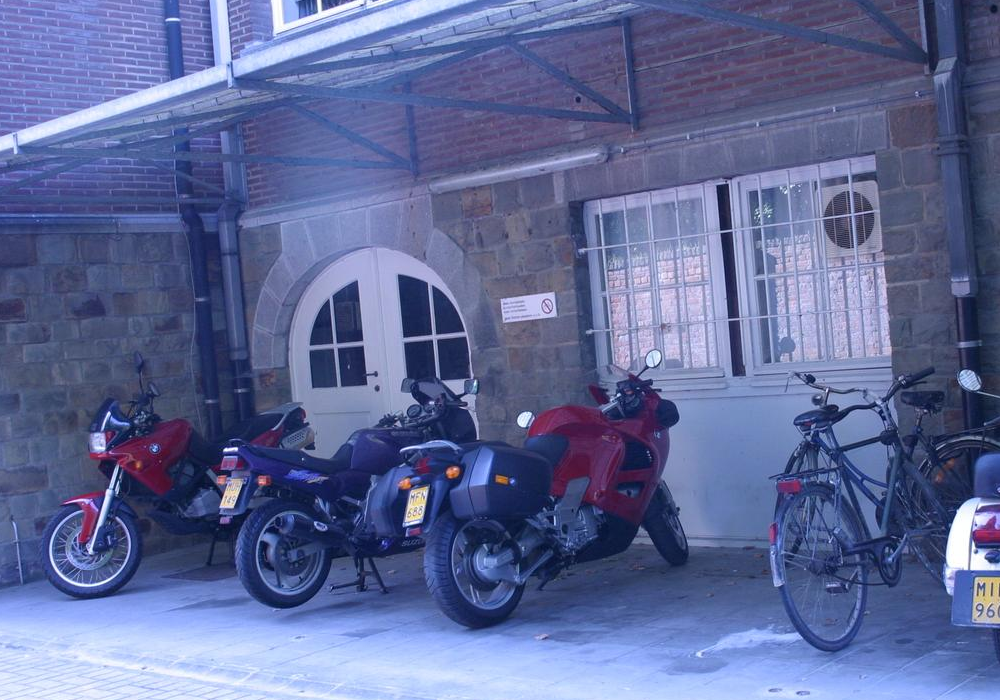
%> input picture Assignment#2/Assignment#2/datasets/bikes/img1.ppm, 1000 x 700 px; its folder holds only this picture in this run
$ octave HarrisScript.m   (GNU Octave 9; MATLAB toolbox functions it lacks are replaced by stand-ins)
%> lines starting %> are read from the running program, lines starting %| are printed output that depends on the picture
### Assignment#2/Assignment#2/matlab/ImageFilter.m
function [img1] = ImageFilter(img0, k)

%verificar se o kernel é separáv
[U,D,V] =svd(k);

a=0;
for i=1:1:size(D,1)
    for j=1:1:size(D,2)
        if D(i,j) ~= 0 && D(i,j) >= 0.00001
            a = a+1;
        end
    end
end

if a>1
    disp("O kernel não é separável");
    return
end

%Separar o kernel
v = sqrt(D(1,1))*U(:,1);
h = sqrt(D(1,1))*V(:,1)';

%Aumentar a imagem
imgpad = padarray(img0,[floor(size(k,1)/2) floor(size(k,2)/2)],'replicate','both');

%Convolução vertical
vpad = repmat(v,1,size(imgpad,2));

imgcv = zeros(size(img0,1),size(imgpad,2));
for m=1:1:size(img0,1)
    cv = vpad.*imgpad(m:m+size(vpad,1)-1,:);
    imgcv(m,:) = sum(cv);
end

%Convolução horizontal
hpad = repmat(h,size(imgcv,1),1);

imgch = zeros(size(img0,1),size(img0,2));
for n=1:1:size(img0,2)
    ch = hpad.*imgcv(:,n:n+size(hpad,2)-1);
    imgch(:,n) = sum(ch,2);
end

img1 = imgch;
end

### Assignment#2/Assignment#2/matlab/HarrisCorner.m
function [Pts] = HarrisCorner(img0,thresh,sigma_d,sigma_i,NMS_size)
%Your implemention

%Data stucture pts
Pts.x = [];
Pts.y = [];

%hsize = 2*ceil(3*sigma_d)+1; %Calculates the filter size
%hsize1 = 2*ceil(3*sigma_i)+1; %Calculates the filter size
Gauss = fspecial('gaussian',7,sigma_d); %Generates the filter
Gauss1 = fspecial('gaussian',13,sigma_i); %Generates the filter

%img1 = ImageFilter(img0,Gauss); %Smooths the image with gaussian filter

%Sobel filter for the gradients
Sobelx = fspecial('sobel');
Sobely = Sobelx';

%Convolution of the sobel masks
Gaussdx = ImageFilter(Gauss,Sobelx);
Gaussdy = ImageFilter(Gauss,Sobely);

%Gets the derivatives
Gx = ImageFilter(img0,Gaussdx);
Gy = ImageFilter(img0,Gaussdy);

%h1 = sum(imgx.*imgx);
%h2 = sum(h1)

h1 = ImageFilter(Gx.^2,Gauss1);
h2 = ImageFilter(Gy.^2, Gauss1);
h3 = ImageFilter(Gx.*Gy, Gauss1);

%H = [sum(h1) sum(h3); sum(h3) sum(h2)];

%c = det(H)-0.1*(trace(H)).^2;
c = h1.*h2-(h3).^2-0.1.*(h1+h2).^2;
%thresh=0.05*max(c,[],'all');
%thresh = 0.02;
c(c < thresh*max(max(c))) = 0;

[x,~]=find(c); %returns the number of non-zero entries
for i=1:numel(x)
    Cnew = sort(c(:),"descend");
    Chigh=Cnew(1);

    if Chigh == 0
        break
    end

    [xh,yh]=find(c == Chigh,1);

    %Suppression of close lines
    %Low x limit, if the actual x-N is lower than 1, it means that the
    %neighbor size doesn't fit the image.
    lowLimitX = max([xh-NMS_size 1]);
    highLimitX = min([xh+NMS_size size(c,1)]);
    lowLimitY = max([yh-NMS_size 1]);
    highLimitY = min([yh+NMS_size size(c,2)]);
    c(lowLimitX:highLimitX,lowLimitY:highLimitY) = 0;

    %Saves the pair of points
    Pts.x = [Pts.x;xh];
    Pts.y = [Pts.y;yh];
end

figure();
imshow(img0,[]);
hold on
scatter(Pts.y,Pts.x,100,'r','+')

end


### Assignment#2/Assignment#2/matlab/KeypointsDetection.m
function [Pts] = KeypointsDetection(img0,Pts)

    %Data stucture pts
    Pts.s = [];
    Pts.o = [];

    %scale
    sigma0 = .25;

    %multi-scale pyramid
    for j = 1:6
        sigma(j) = 2^j * sigma0; %Obtain the different sigmas through the pyramid
        H = -sigma(j)^2*fspecial('log',2*ceil(3*sigma(j))+1,sigma(j)); %obtain the log kernel
        G(:,:,j) = conv2(img0,H,'same'); %Apply the log kernel to the image
        %figure(4);
        %subplot(3,2,j);imshow(G(:,:,j),[]);
    end

    for i = 1:size(Pts.x,1)
        L(i,1:6) = abs(G(Pts.x(i),Pts.y(i),:));
    end

    maximo = max(L');

    for i = 1:size(maximo,2)
        [~,r] = find(L == maximo(i));
        sigma = 2*r*sigma0;
        Pts.s = [Pts.s;sigma];
    end

    %Orientation
    Gauss = fspecial('Gauss',13,2);
    Sobel_x = fspecial('sobel');
    Sobel_y = Sobel_x';

    img1 = ImageFilter(img0,Gauss);

    %computing the gradient with Sobel
    Gx = ImageFilter(img1,Sobel_x);
    Gy = ImageFilter(img1,Sobel_y);
    Gori = rad2deg(atan2(Gy,Gx)); %use angle of the gradient as orientation


    for m = 1:size(Pts.x,1)
        Pts.o = [Pts.o; Gori(Pts.x(m),Pts.y(m))];
    end

    %Draw Key Points
    %figure();
    %imshow(img0,[]);
    %hold on

    for n = 1:size(Pts.x,1)
        drawSquare(Pts.y(n),Pts.x(n),2*sqrt(2)*Pts.s(n),Pts.o(n));
    end

    hold off

end


### Assignment#2/Assignment#2/matlab/HarrisScript.m
clear;
close all;

datadir     = '../datasets/bikes';    %the directory containing the images
resultsdir  = '../results'; %the directory for dumping results

%parameters
sigma_d  = 1;                  % Recommended. Adjust if needed.
sigma_i  = 2;                  % Recommended. Adjust if needed.
Tresh_R = 0.02;                   % Set as example. Adjust if needed.
NMS_size = 10;                 % Recommended. Adjust if needed.
Patchsize  = 40;               % Set as example. Will depends on the scale.
Tresh_Metric = 10 ;            % Set as example. Minimum distance metric error for matching
Descriptor_type  = 'SIMPLE';   % SIMPLE -> Simple 5x5 patch ; S-MOPS -> Simplified MOPS
Metric_type = 'RATIO';           % RATIO -> Ratio test ; SSD -> Sum Square Distance

Min_Query_features = 50;  % minimum number of 50 Harris points in Query image
%end of parameters7

%----------------------------------------------------------------------------

% Read list of Files with Homography matrices
list = dir(sprintf('%s/*.txt',datadir));

% Read QUERY Image - IMAGE 1
imglist = dir(sprintf('%s/*.ppm', datadir));
[path1, imgname1, dummy1] = fileparts(imglist(1).name);
img1 = imread(sprintf('%s/%s', datadir, imglist(1).name));
%> img1 is the input picture: size 700x1000x3 uint8; mean R, G, B 94.9, 105.1, 151.7

if (ndims(img1) == 3)
        img1 = rgb2gray(img1);
%> img1: size 700x1000 uint8
end

img1 = double(img1) / 255;
%> img1: size 700x1000 double

% Detect Harris Corners %
Pts_1 = HarrisCorner(img1,Tresh_R,sigma_d,sigma_i,NMS_size);
%> after the loop in ImageFilter (call 6), `for n=1:1:size(img0,2)`:
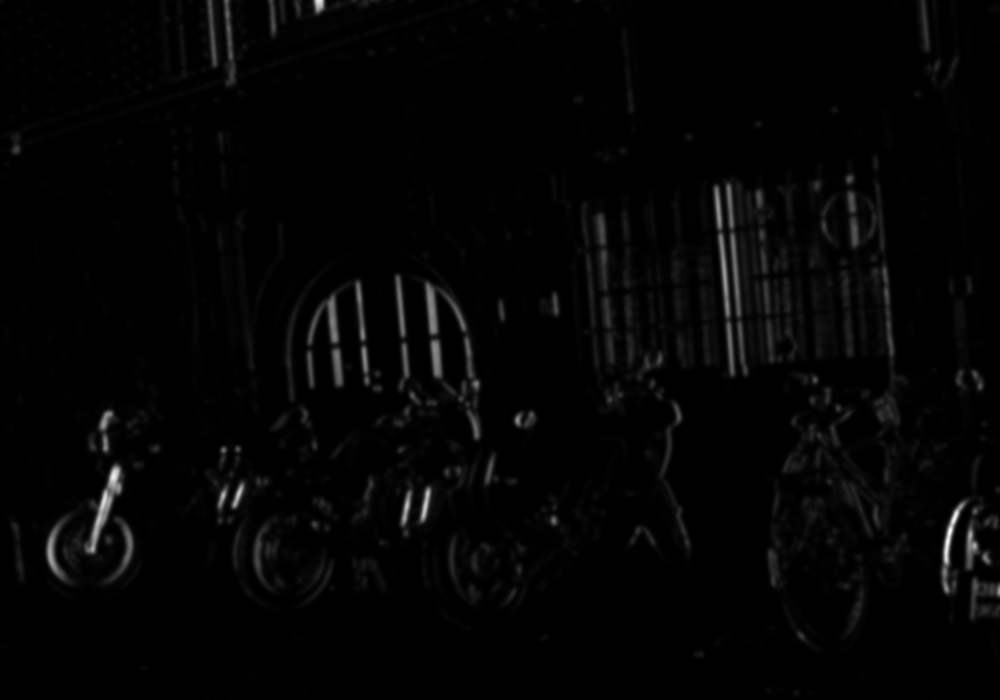
%> imgch: size 700x1000 double; min 1.02e-06, max 1.45, mean 0.0263; drawn with min black and max white
%> after the loop in ImageFilter (call 7), `for m=1:1:size(img0,1)`:
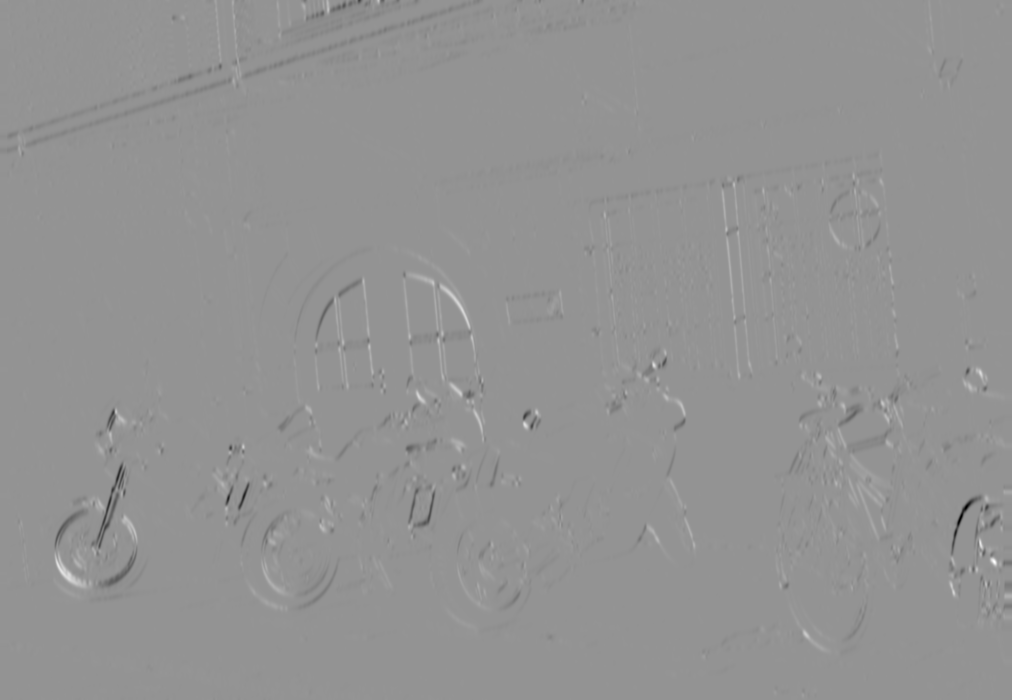
%> imgcv: size 700x1012 double; min -1.05, max 0.761, mean -0.0021; drawn with min black and max white
%> in HarrisCorner, `[x,~]=find(c);`: x = 6354 values from 1 to 695
%> the loop in HarrisCorner, `for i=1:numel(x)` made 184 passes
%> (Chigh, xh, yh, lowLimitX, highLimitX, lowLimitY, highLimitY) on passes 13 to 15: (0.0639, 414, 530, 404, 424, 520, 540), (0.062, 395, 620, 385, 405, 610, 630), (0.0615, 368, 648, 358, 378, 638, 658)
%> after the loop in HarrisCorner, `for i=1:numel(x)`: c: size 700x1000 double; every value is 0
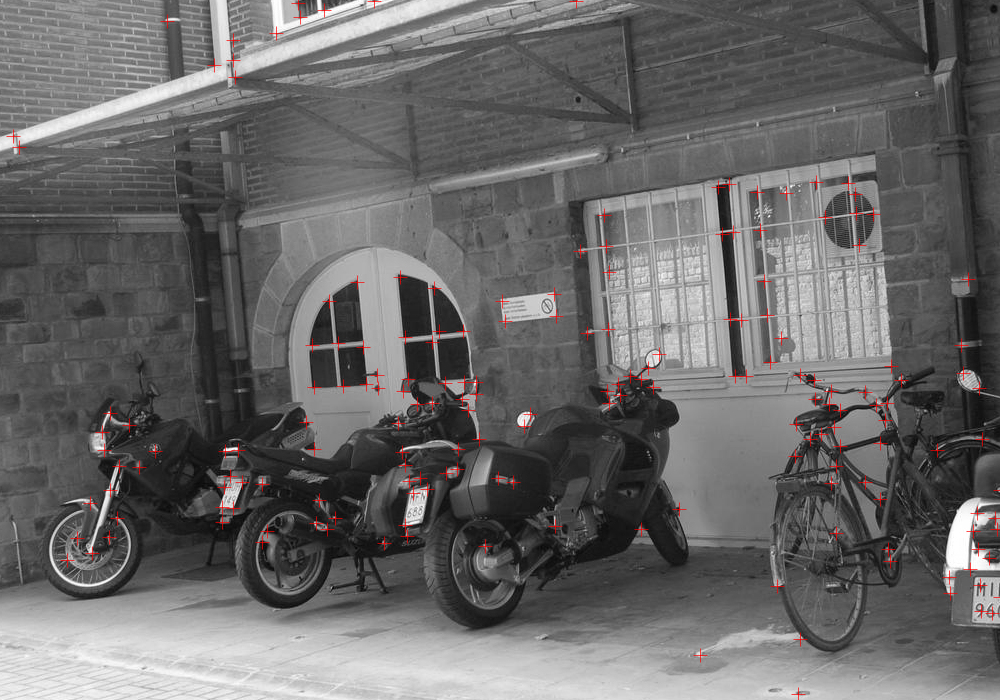
%> figure redrawn from the program's plot data
% Detect Keypoints
Pts_N1 = KeypointsDetection(img1,Pts_1);
%> after the loop in KeypointsDetection, `for j = 1:6`: sigma = [0.5 1 2 4 8 16]
%> after the loop in KeypointsDetection, `for i = 1:size(Pts.x,1)`: L = 183 rows, first 8: [0.252 0.281 0.289 0.136 0.0927 0.0265; 0.232 0.182 0.234 0.128 0.0958 0.0374; 0.297 0.26 0.227 0.113 0.0346 0.00623; 0.0907 0.00537 0.0888 0.0753 0.0674 0.155; 0.166 0.178 0.175 0.0488 0.201 0.0927; 0.0219 0.0952 0.182 0.0905 0.0599 0.0379; 0.18 0.132 0.0388 0.00782 0.00488 0.232; 0.0165 0.104 0.235 0.143 0.0465 0.0247]
%> in KeypointsDetection, `maximo = max(L');`: maximo = 183 values, max 0.336 at index 10, min 0.0633 at index 33, mean 0.167
%> the loop in KeypointsDetection, `for i = 1:size(maximo,2)` made 183 passes
%> (r, sigma) on passes 14 to 16: (2, 1), (3, 1.5), (1, 0.5)
%> after the loop in ImageFilter (call 8), `for m=1:1:size(img0,1)`:
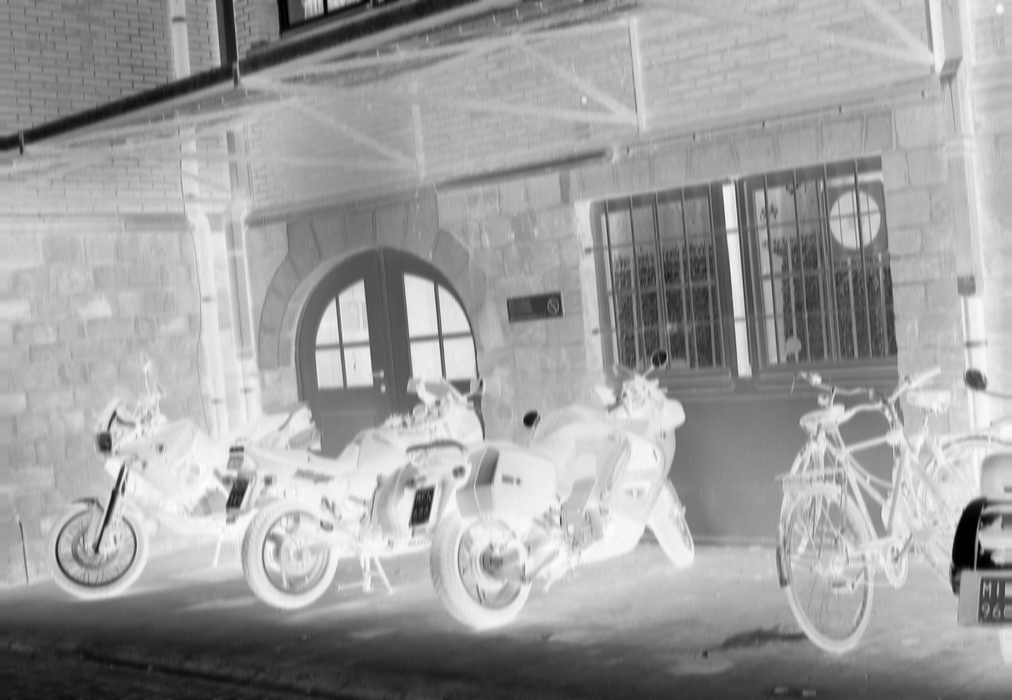
%> imgcv: size 700x1012 double; min -1, max -0.073, mean -0.421; drawn with min black and max white
%> after the loop in ImageFilter (call 9), `for m=1:1:size(img0,1)`:
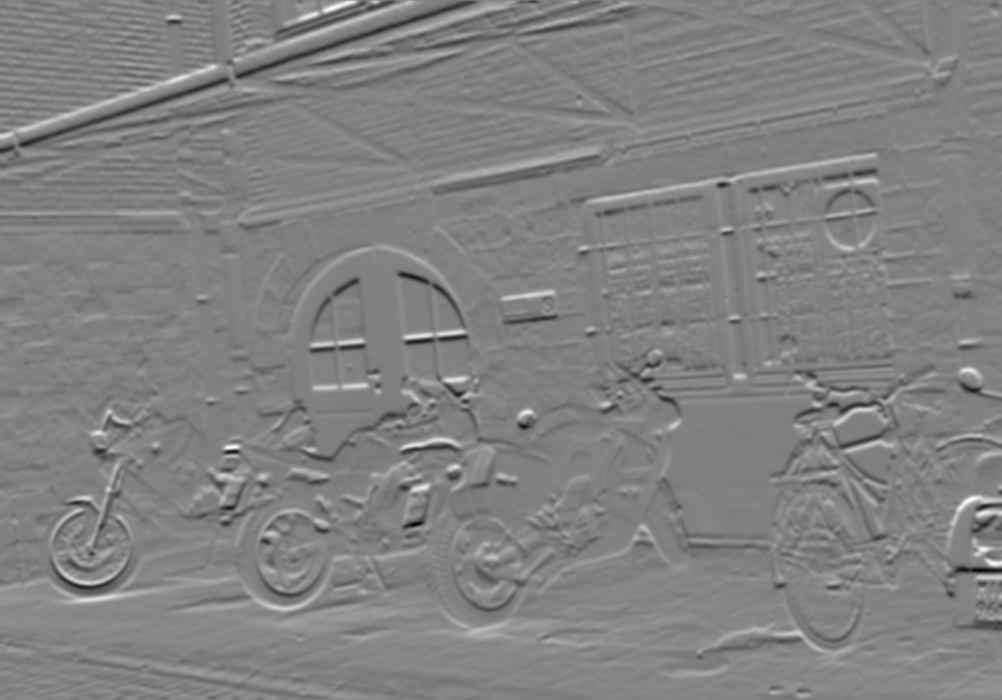
%> imgcv: size 700x1002 double; min -0.314, max 0.306, mean 0.00129; drawn with min black and max white
%> in KeypointsDetection, `Gori = rad2deg(atan2(Gy,Gx));`:
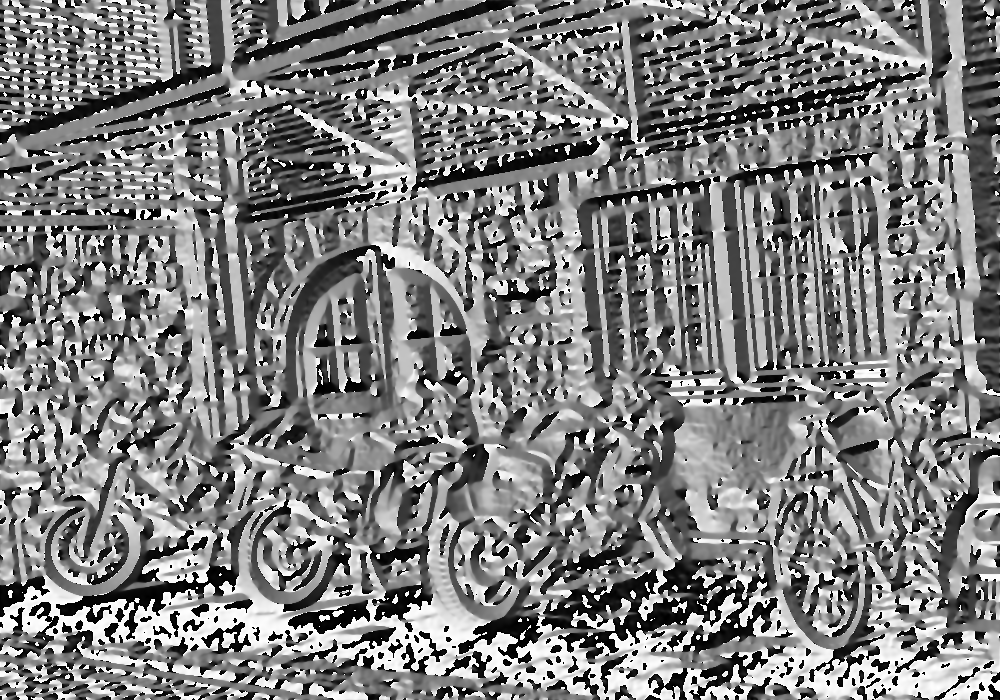
%> Gori: size 700x1000 double; min -180, max 180, mean 0.2; drawn with min black and max white
%> the loop in KeypointsDetection, `for m = 1:size(Pts.x,1)` made 183 passes
%> Pts.o on passes 1 to 3: -82.55, [-82.55; 87.22], [-82.55; 87.22; 150.4]
%> the loop in KeypointsDetection, `for n = 1:size(Pts.x,1)` made 7 passes
%> the run ends on the next line

$ run again, on Assignment#2/Assignment#2/datasets/bikes/img5.ppm
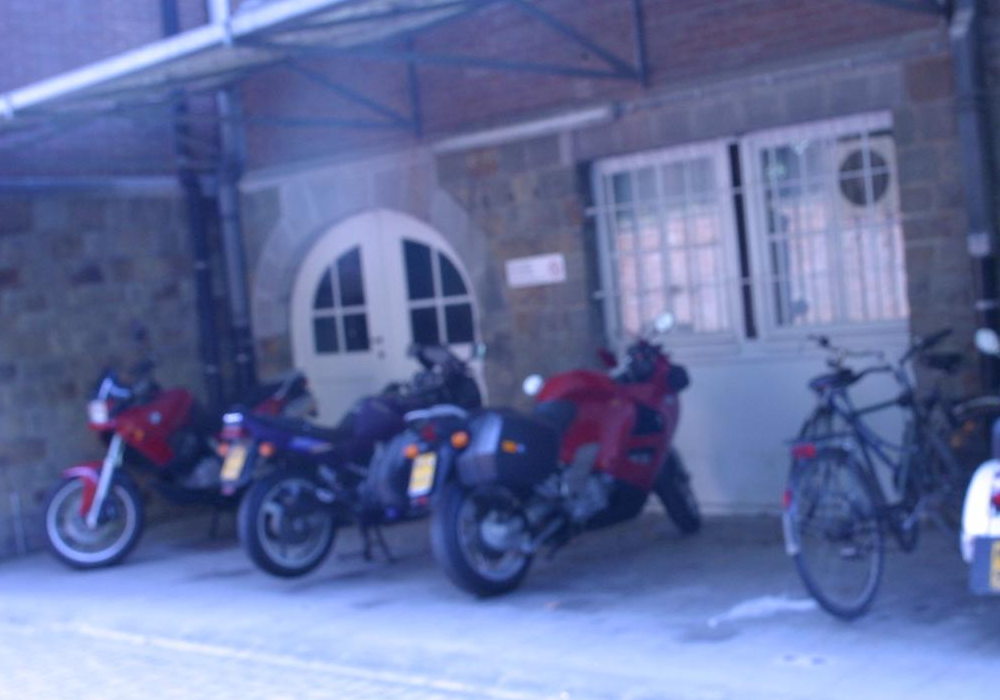
%> input picture Assignment#2/Assignment#2/datasets/bikes/img5.ppm, 1000 x 700 px
%> img1 is the input picture: size 700x1000x3 uint8; mean R, G, B 98.6, 110.6, 158.7
%> imgpad: size 712x1012 double
%> x = 2561 values from 15 to 607
%> the loop in HarrisCorner, `for i=1:numel(x)` made 103 passes
%> (Chigh, xh, yh, lowLimitX, highLimitX, lowLimitY, highLimitY) on passes 13 to 20: (0.00241, 391, 530, 381, 401, 520, 540), (0.00238, 277, 745, 267, 287, 735, 755), (0.00237, 293, 466, 283, 303, 456, 476), (0.00234, 380, 537, 370, 390, 527, 547), (0.00234, 304, 363, 294, 314, 353, 373), (0.00227, 256, 441, 246, 266, 431, 451), (0.00216, 418, 408, 408, 428, 398, 418), (0.00208, 197, 738, 187, 207, 728, 748)
%> `Pts_1 = HarrisCorner(img1,Tresh_R,sigma_d,sigma_i,NMS_size);`:
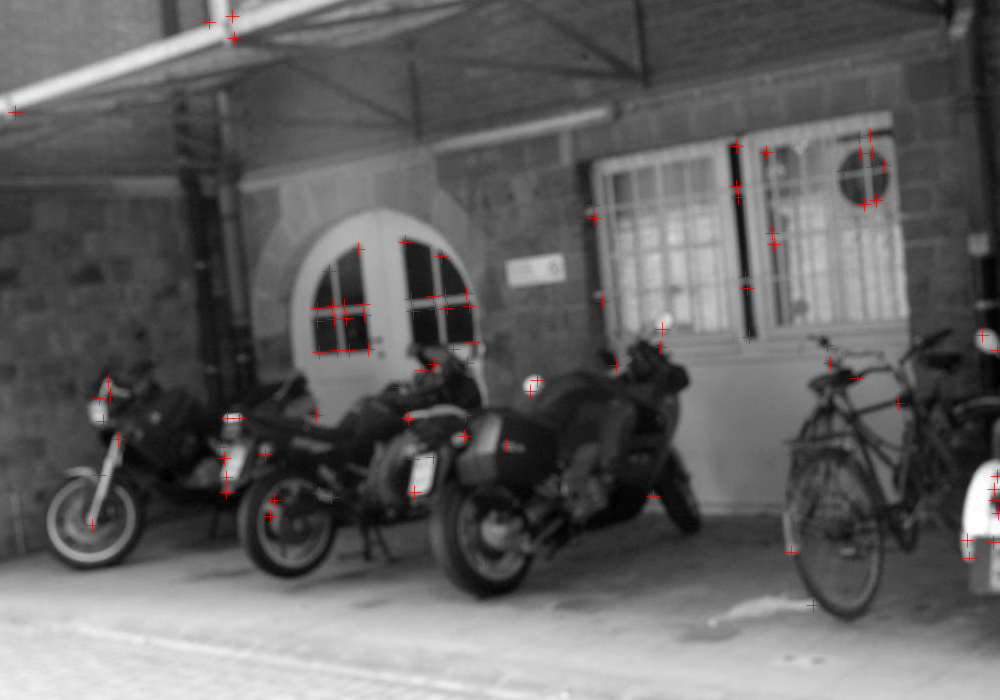
%> figure redrawn from the program's plot data
%> after the loop in KeypointsDetection, `for j = 1:6`: sigma = [0.5 1 2 4 8 16]
%> the loop in KeypointsDetection, `for i = 1:size(Pts.x,1)` made 102 passes
%> after the loop in KeypointsDetection, `for i = 1:size(Pts.x,1)`: L = 102 rows, first 8: [0.013 0.0196 0.137 0.195 0.161 0.0653; 0.0252 0.0246 0.115 0.194 0.181 0.0772; 0.0164 0.0281 0.0902 0.121 0.0773 0.087; 0.00801 0.00491 0.0578 0.0349 0.0314 0.0922; 0.0236 0.0329 0.0775 0.108 0.0749 0.00376; 0.0388 0.0478 0.00209 0.083 0.19 0.221; 0.0482 0.0512 0.0971 0.149 0.145 0.0607; 0.0401 0.0421 0.0795 0.122 0.096 0.0323]
%> maximo = 102 values, max 0.27 at index 67, min 0.0444 at index 71, mean 0.105
%> the loop in KeypointsDetection, `for i = 1:size(maximo,2)` made 102 passes
%> (r, sigma) on passes 17 to 24: (4, 2), (4, 2), (4, 2), (4, 2), (4, 2), (4, 2), (3, 1.5), (3, 1.5)
%> imgpad: size 702x1002 double
%> in KeypointsDetection, `Gori = rad2deg(atan2(Gy,Gx));`:
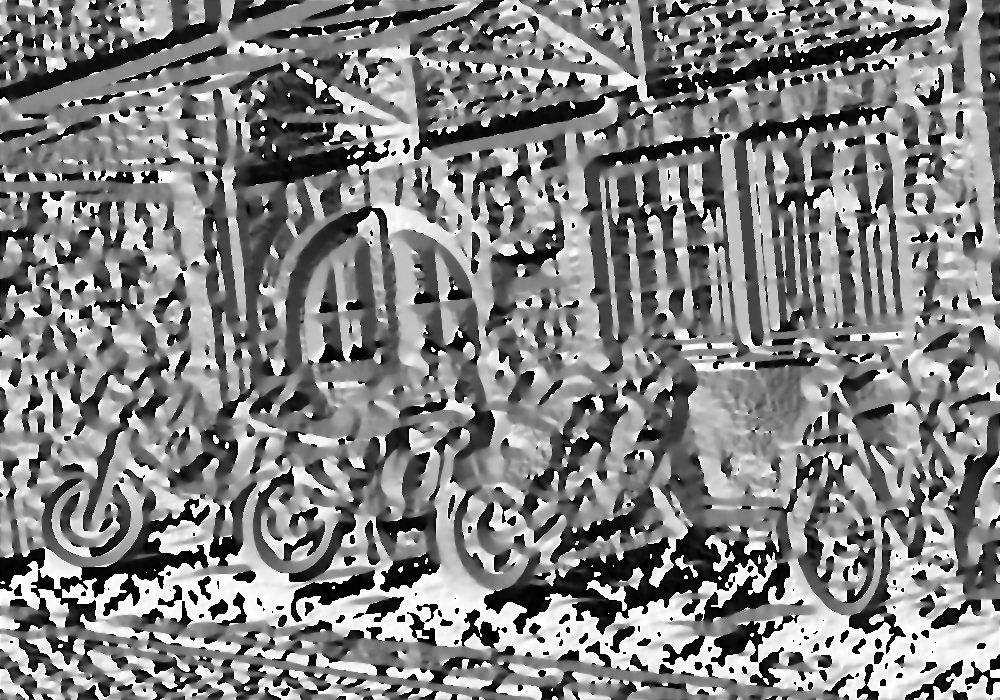
%> Gori: size 700x1000 double; min -180, max 180, mean 4.4; drawn with min black and max white
%> the loop in KeypointsDetection, `for m = 1:size(Pts.x,1)` made 102 passes
%> Pts.o on passes 1 to 7: -110.9, [-110.9; 99.05], [-110.9; 99.05; 143.1], [-110.9; 99.05; 143.1; 150.3], [-110.9; 99.05; 143.1; 150.3; 49.26], [-110.9; 99.05; 143.1; 150.3; 49.26; 105.8], [-110.9; 99.05; 143.1; 150.3; 49.26; 105.8; 148.3]
%> the loop in KeypointsDetection, `for n = 1:size(Pts.x,1)` made 7 passes
